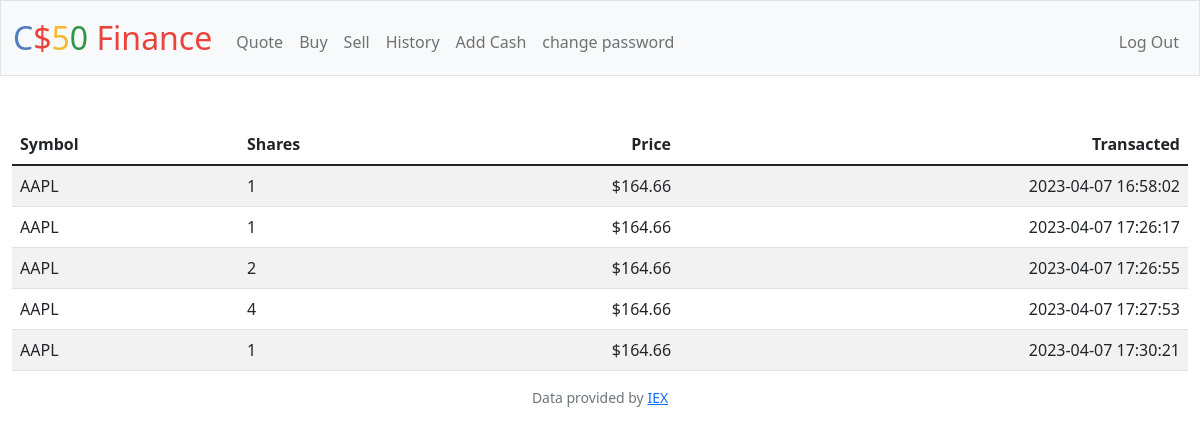
The page /history (signed in) on the database its author committed.
### tables this page shows
CREATE TABLE transactions (
    id INTEGER PRIMARY KEY AUTOINCREMENT,
    user_id INTEGER NOT NULL,
    name TEXT NOT NULL,
    shares INTEGER NOT NULL,
    price NUMERIC NOT NULL, 
    symbol TEXT NOT NULL,
    time TIMESTAMP DEFAULT CURRENT_TIMESTAMP,
    FOREIGN KEY(user_id) REFERENCES users(id)
    );

### app.py (the view)
@app.route("/history")
@login_required
def history():
    user_id = session["user_id"]
    stocks = db.execute("SELECT symbol, shares, price, time FROM transactions WHERE user_id = ?", user_id)
    return render_template("history.html", stocks=stocks)

### app.py (called while the page is built)
@app.after_request
def after_request(response):
    response.headers["Cache-Control"] = "no-cache, no-store, must-revalidate"
    response.headers["Expires"] = 0
    response.headers["Pragma"] = "no-cache"
    return response

### helpers.py (called while the page is built)
def login_required(f):
    @wraps(f)
    def decorated_function(*args, **kwargs):
        if session.get("user_id") is None:
            return redirect("/login")
        return f(*args, **kwargs)
    return decorated_function

### templates/history.html (shortened to what this page needs)
{% extends "layout.html" %}
{% block main %}
<table class="table table-striped">
    <thead>
        <tr>
            <th class="text-start">Symbol</th>
            <th class="text-start">Shares</th>
            <th class="text-end">Price</th>
            <th class="text-end">Transacted</th>
        </tr>
    </thead>
   <tbody>
        {% for stock in stocks %}
            <tr>
                <td class="text-start">{{ stock["symbol"] }}</td>
                <td class="text-start">{{ stock["shares"] }}</td>
                <td class="text-end">${{ stock["price"] }}</td>
                <td class="text-end">{{ stock["time"] }}</td>
            </tr>
        {% endfor %}
    </tbody>
</table
{% endblock %}

### rows shown on the page
transactions: symbol "AAPL", shares "1", price "164.66", time "2023-04-07 16:58:02"
transactions: symbol "AAPL", shares "1", price "164.66", time "2023-04-07 17:26:17"
transactions: symbol "AAPL", shares "2", price "164.66", time "2023-04-07 17:26:55"
transactions: symbol "AAPL", shares "4", price "164.66", time "2023-04-07 17:27:53"
transactions: symbol "AAPL", shares "1", price "164.66", time "2023-04-07 17:30:21"
